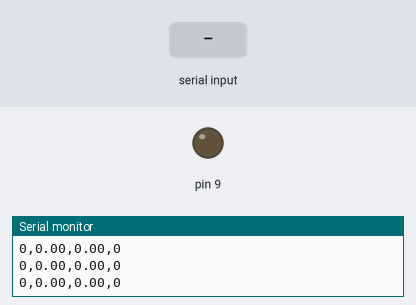
Recording of a sketch running on a simulated Arduino Uno, built with avr-gcc and run on an emulated ATmega328P. On the bench: output pins drawn as LEDs (lit = HIGH), the last lines printed to the serial monitor. Inputs (shaded band) come from the test bench.

Above: at 1.2 s.
1.3 s: "0\n" received over the second serial link
4.3 s: "90,45,200\n" received over the second serial link
7.3 s: "1,90,45\n" received over Serial
10.3 s: "30,150,10\n" received over the second serial link
At 10.9 s:
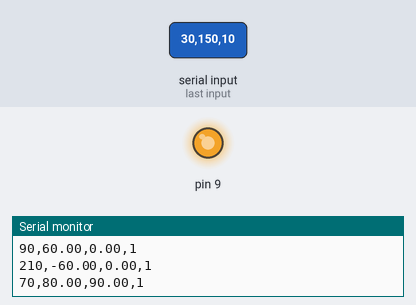
12.8 s: "90,45\n" received over the second serial link
At 14.4 s:
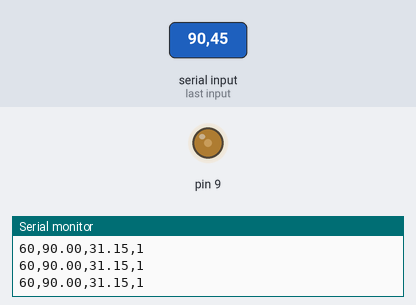
15.3 s: "1\n" received over the second serial link
At 16.1 s:
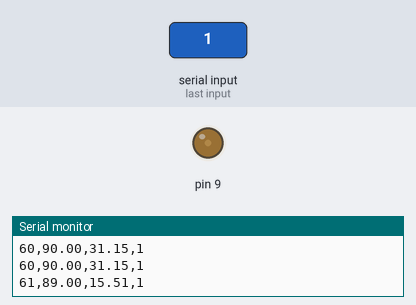
Timing chart, 0 to 18.3 s (numbered marks = the images above; inputs shaded):
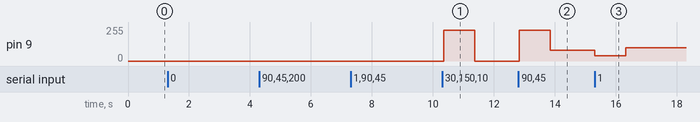

Measured:
- after the input at 10.3 s, pin 9: 0/255 → 229/255 after 0.05 s, → 0/255 1.0 s later
- after the input at 12.8 s, pin 9: 0/255 → 229/255 at once, → 79/255 1.0 s later
- after the input at 15.3 s, pin 9: 79/255 → 39/255 at once, → 99/255 1.0 s later

The sketch:

receptorUNO_sin_HMI.ino
```cpp
//Uno reciever
// read two ints from a Uno
// see Uno_transmitter.ino

#include <SoftwareSerial.h>

SoftwareSerial mySerial(4, 5); // RX, TX

int botonPin = 8;
int pulso = 0;
int pot = 2;
int SetPoint = 0;
int angulo;
int control;

float T = 0.09;
float matrizE[13];
float matrizM[13];
float td = 0.9*0.8;

float a = exp(-T/td);

int i;

float ki = 0.2344, kc = 0.325, kd = 0.0901;
float realki = 0.2344, realkc = 0.325, realkd = 0.0901;

String info;
String ctrl;
String sp;

String getValue(String data, char separator, int index)
{
  int found = 0;
  int strIndex[] = {0, -1};
  int maxIndex = data.length()-1;

  for(int i=0; i<=maxIndex && found<=index; i++){
    if(data.charAt(i)==separator || i==maxIndex){
        found++;
        strIndex[0] = strIndex[1]+1;
        strIndex[1] = (i == maxIndex) ? i+1 : i;
    }
  }

  return found>index ? data.substring(strIndex[0], strIndex[1]) : "";
}

void setup()
{
 Serial.begin(9600);
 Serial.flush();
 mySerial.begin(9600);
 mySerial.flush();

 pinMode(botonPin, INPUT);
}

void loop()
{
  if (Serial.available() > 0) {
    // read the oldest byte in the serial buffer:
    info = Serial.readStringUntil("\n");
    ctrl = getValue(info, ',', 0);
    control = ctrl.toInt();
    sp = getValue(info, ',', 1);
    SetPoint = sp.toInt() + 60;

  }

 if (mySerial.available()) {   //read the two speeds

   angulo = mySerial.parseInt() + 60;

   /*for(i=12;i==1;i--){
    matrizE[i] = matrizE[i-1];
    }*/

    matrizE[12] = matrizE[11];
    matrizE[11] = matrizE[10];
    matrizE[10] = matrizE[9];
    matrizE[9] = matrizE[8];
    matrizE[8] = matrizE[7];
    matrizE[7] = matrizE[6];
    matrizE[6] = matrizE[5];
    matrizE[5] = matrizE[4];
    matrizE[4] = matrizE[3];
    matrizE[3] = matrizE[2];
    matrizE[2] = matrizE[1];
    matrizE[1] = matrizE[0];

   matrizE[0] = SetPoint - angulo;

   /*for(i=12;i==1;i--){
    matrizM[i] = matrizM[i-1];
    }*/

    matrizM[12] = matrizM[11];
    matrizM[11] = matrizM[10];
    matrizM[10] = matrizM[9];
    matrizM[9] = matrizM[8];
    matrizM[8] = matrizM[7];
    matrizM[7] = matrizM[6];
    matrizM[6] = matrizM[5];
    matrizM[5] = matrizM[4];
    matrizM[4] = matrizM[3];
    matrizM[3] = matrizM[2];
    matrizM[2] = matrizM[1];
    matrizM[1] = matrizM[0];

      if (control == 0) {
      matrizM[0] = SetPoint-60;
    }

   if (control == 1){   //PID
      kc = realkc;
      ki = realki;
      kd = realkd;
      matrizM[0] = ((kc+ki*T/2+kd*2/T)*matrizE[0]) +2*(((ki*T/2)-2*kd/T)*matrizE[1]) + ((-kc+ki*T/2+2*kd/T)*matrizE[2]) + matrizM[2] ;
   }
   if (control == 2){   //PI
      kc = realkc;
      ki = realki;
      kd = 0;
      matrizM[0] = ((kc+ki*T/2+kd*2/T)*matrizE[0]) +2*(((ki*T/2)-2*kd/T)*matrizE[1]) + ((-kc+ki*T/2+2*kd/T)*matrizE[2]) + matrizM[2] ;
   }
   if (control == 3){   //P
      kc = realkc;
      ki = 0;
      kd = 0;
      matrizM[0] = ((kc+ki*T/2+kd*2/T)*matrizE[0]) +2*(((ki*T/2)-2*kd/T)*matrizE[1]) + ((-kc+ki*T/2+2*kd/T)*matrizE[2]) + matrizM[2] ;
   }
    if (control == 4){   //PD
      kc = realkc;
      ki = 0;
      kd = realkd;
      matrizM[0] = ((kc+ki*T/2+kd*2/T)*matrizE[0]) +2*(((ki*T/2)-2*kd/T)*matrizE[1]) + ((-kc+ki*T/2+2*kd/T)*matrizE[2]) + matrizM[2] ;
    }
    if (control == 5){  //ID
      kc = 0;
      ki = realki;
      kd = realkd;
      matrizM[0] = ((kc+ki*T/2+kd*2/T)*matrizE[0]) +2*(((ki*T/2)-2*kd/T)*matrizE[1]) + ((-kc+ki*T/2+2*kd/T)*matrizE[2]) + matrizM[2] ;
    }
    if (control == 6){  //I
      kc = 0;
      ki = realki;
      kd = 0;
      matrizM[0] = ((kc+ki*T/2+kd*2/T)*matrizE[0]) +2*(((ki*T/2)-2*kd/T)*matrizE[1]) + ((-kc+ki*T/2+2*kd/T)*matrizE[2]) + matrizM[2] ;
    }
    if (control == 7){  //D
      kc = 0;
      ki = 0;
      kd = realkd;
      matrizM[0] = ((kc+ki*T/2+kd*2/T)*matrizE[0]) +2*(((ki*T/2)-2*kd/T)*matrizE[1]) + ((-kc+ki*T/2+2*kd/T)*matrizE[2]) + matrizM[2] ;
    }
    if (control == 8){  //DAHLIN
      matrizM[0] = -(1-a)*matrizM[1] + a*matrizM[2] + (1-a)*matrizM[11] + (1-a)*matrizM[12] + (1-a)*matrizE[1]/0.1419 - (1-a)*matrizE[2]*0.9043/0.1419;
    }

      if (matrizM[0] < 0){
      matrizM[0] = 0;
    }
   if (matrizM[0] > 90){
      matrizM[0] = 90;
    }

   analogWrite(9,255*matrizM[0]/100);

    }
   // One-step
   //matrizM[0] = (7.047*matrizE[1] - 6.373*matrizE[2] - matrizM[1] + matrizM[11] + matrizM[12])

  Serial.print(angulo);
  Serial.print(",");
  Serial.print(matrizE[0]);
  Serial.print(",");
  Serial.print(matrizM[0]);
  Serial.print(",");
  Serial.println(control);

delay ((T*100));

}
```
